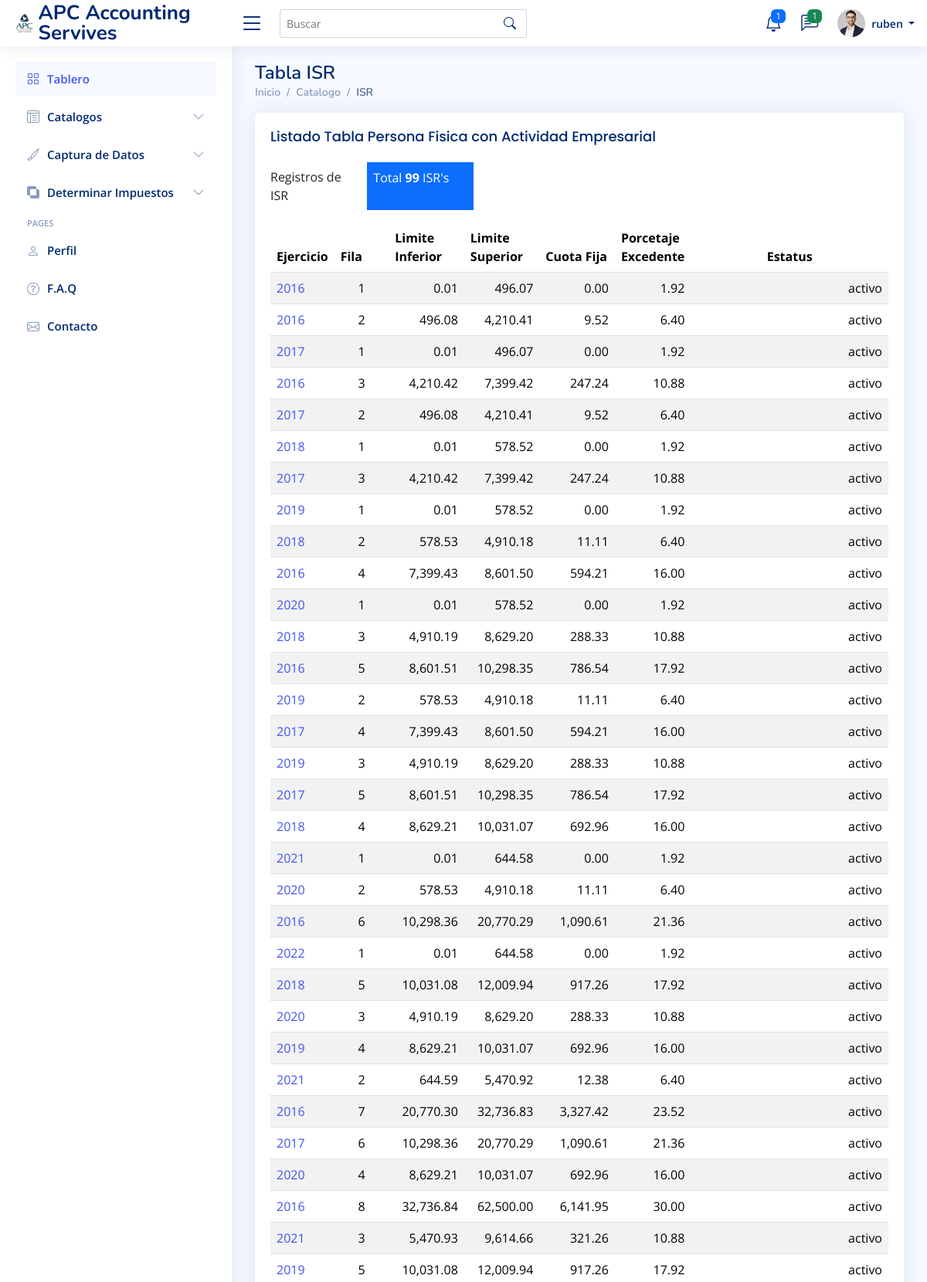
The page /tables-isr.php (signed in, upper part) on the database its author committed.
### tables this page shows
CREATE TABLE `tabla_isr` (
  `id` int(11) NOT NULL,
  `anio` varchar(4) NOT NULL,
  `fila` int(11) NOT NULL,
  `li` varchar(12) NOT NULL,
  `ls` varchar(12) NOT NULL,
  `cuota` varchar(12) NOT NULL,
  `por` varchar(5) NOT NULL,
  `estatus` varchar(12) NOT NULL
);

### php/isr.php (called while the page is built, shortened)
<?php
   class isr extends Sql {
    public static function obtenertodos(){
    	$sqlhelper = new Sql();
    	$sqlhelper->conectar();
    	$sql = "SELECT * FROM tabla_isr ORDER BY anio+fila";
    	$resultado = $sqlhelper->getmysqli()->query($sql);
        $isrs = array();
        while ($isr = $resultado->fetch_assoc()){
        	array_push($isrs, $isr);
        }
        return $isrs;
      }
 }
  ?>

### php/sql.php (called while the page is built)
<?php
   class Sql{
   	private $servidor='localhost';
   	private $usuario= 'adti';
   	private $pwd = 'Apcas123*';
   	private $bd = 'webdtax';
   	protected $mysqli = null;
   	public function conectar(){
   		$this->mysqli = new mysqli($this->servidor,$this->usuario,$this->pwd,$this->bd);
   	}
   	public function getmysqli(){
   		return $this->mysqli;
   	}
   }
 ?>

### tables-isr.php (the view, shortened to what this page needs)
<?php
  include('php/sql.php');
  include('php/isr.php');
    $isrs = isr::obtenertodos();
    $total_isrs = 0;
    foreach ($isrs as $isr) {
        $total_isrs += 1;
    }
?>
<!DOCTYPE html>
<html lang="es">
<head>
  <?php include "includes/scripts.php"; ?>
</head>
<body>
  <?php include "includes/header.php"; ?>
  <?php include "includes/sidebar.php"; ?>
  <main id="main" class="main">
    <div class="pagetitle">
      <h1>Tabla ISR</h1>
      <nav>
        <ol class="breadcrumb">
          <li class="breadcrumb-item"><a href="index.php">Inicio</a></li>
          <li class="breadcrumb-item">Catalogo</li>
          <li class="breadcrumb-item active">ISR</li>
        </ol>
      </nav>
    </div>
    <section class="section">
      <div class="row">
        <div class="col-lg-12">
          <div class="card">
            <div class="card-body">
              <h5 class="card-title">Listado Tabla Persona Fisica con Actividad Empresarial</h5>
              <div class="row mb-3">
                  <label class="col-sm-2 col-form-label">Registros de ISR</label>
                  <label class="text-bg-primary p-2 col-sm-2 col-form-label">Total <strong><?= $total_isrs; ?> </strong> ISR's </label>
              </div>
              <table class="table datatable table-striped table-hover">
                <thead>
                  <tr>
                    <th>Ejercicio</th>
                    <th>Fila</th>
                    <th>Limite Inferior</th>
                    <th>Limite Superior</th>
                    <th>Cuota Fija</th>
                    <th>Porcetaje Excedente</th>
                    <th style="text-align: center;">Estatus</th>
                  </tr>
                </thead>
                <tbody>
                <?php
                    foreach ($isrs as $isr) {
                      echo '<tr>';
                      echo '<td width="10%">
                        <a href="pages-isrs.php?id='.$isr['id'].'">'.$isr['anio'].' </a>
                            </td>';
                      echo '<td width="10%" style="text-align: center;">'.$isr['fila'].'</td>';
                      echo '<td width="10%" style="text-align: right;">'.number_format($isr['li'],2).'</td>';
                      echo '<td width="10%" style="text-align: right;">'.number_format($isr['ls'],2).'</td>';
                      echo '<td width="10%" style="text-align: right;">'.number_format($isr['cuota'],2).'</td>';
                      echo '<td width="10%" style="text-align: right;">'.$isr['por'].'</td>';
                      echo '<td width="40%" style="text-align: right;">'.$isr['estatus'].'</td>';
                      echo '</tr>';
                    }
                  ?>
                </tbody>
              </table>
            </div>
          </div>
        </div>
      </div>
    </section>
  </main>
</body>
</html>

### assets/css/style.css (style rules this page uses)
:root { scroll-behavior: smooth; }
body { font-family: "Open Sans", sans-serif; background: #f6f9ff; color: #444444; }
a { color: #4154f1; text-decoration: none; }
h1, h2, h3, h4, h5, h6 { font-family: "Nunito", sans-serif; }
#main { margin-top: 60px; padding: 20px 30px; transition: all 0.3s; }
.pagetitle { margin-bottom: 10px; }
.pagetitle h1 { font-size: 24px; margin-bottom: 0; font-weight: 600; color: #012970; }
.card { margin-bottom: 30px; border: none; border-radius: 5px; box-shadow: 0px 0 30px rgba(1, 41, 112, 0.1); }
.card-title { padding: 20px 0 15px 0; font-size: 18px; font-weight: 500; color: #012970; font-family: "Poppins", sans-serif; }
.card-body { padding: 0 20px 20px 20px; }
.breadcrumb { font-size: 14px; font-family: "Nunito", sans-serif; color: #899bbd; font-weight: 600; }
.breadcrumb a { color: #899bbd; transition: 0.3s; }
.breadcrumb .breadcrumb-item::before { color: #899bbd; }
.breadcrumb .active { color: #51678f; font-weight: 600; }
@media (min-width: 1200px) { #main, #footer { margin-left: 300px; } }

### rows shown on the page
tabla_isr: anio "2016", fila "1", li "0.01", ls "496.07", cuota "0.00", por "1.92", estatus "activo"
tabla_isr: anio "2016", fila "2", li "496.08", ls "4,210.41", cuota "9.52", por "6.40", estatus "activo"
tabla_isr: anio "2017", fila "1", li "0.01", ls "496.07", cuota "0.00", por "1.92", estatus "activo"
tabla_isr: anio "2016", fila "3", li "4,210.42", ls "7,399.42", cuota "247.24", por "10.88", estatus "activo"
tabla_isr: anio "2017", fila "2", li "496.08", ls "4,210.41", cuota "9.52", por "6.40", estatus "activo"
tabla_isr: anio "2018", fila "1", li "0.01", ls "578.52", cuota "0.00", por "1.92", estatus "activo"
tabla_isr: anio "2017", fila "3", li "4,210.42", ls "7,399.42", cuota "247.24", por "10.88", estatus "activo"
tabla_isr: anio "2019", fila "1", li "0.01", ls "578.52", cuota "0.00", por "1.92", estatus "activo"
tabla_isr: anio "2018", fila "2", li "578.53", ls "4,910.18", cuota "11.11", por "6.40", estatus "activo"
tabla_isr: anio "2016", fila "4", li "7,399.43", ls "8,601.50", cuota "594.21", por "16.00", estatus "activo"
tabla_isr: anio "2020", fila "1", li "0.01", ls "578.52", cuota "0.00", por "1.92", estatus "activo"
tabla_isr: anio "2018", fila "3", li "4,910.19", ls "8,629.20", cuota "288.33", por "10.88", estatus "activo"
tabla_isr: anio "2016", fila "5", li "8,601.51", ls "10,298.35", cuota "786.54", por "17.92", estatus "activo"
tabla_isr: anio "2019", fila "2", li "578.53", ls "4,910.18", cuota "11.11", por "6.40", estatus "activo"
tabla_isr: anio "2017", fila "4", li "7,399.43", ls "8,601.50", cuota "594.21", por "16.00", estatus "activo"
tabla_isr: anio "2019", fila "3", li "4,910.19", ls "8,629.20", cuota "288.33", por "10.88", estatus "activo"
tabla_isr: anio "2017", fila "5", li "8,601.51", ls "10,298.35", cuota "786.54", por "17.92", estatus "activo"
tabla_isr: anio "2018", fila "4", li "8,629.21", ls "10,031.07", cuota "692.96", por "16.00", estatus "activo"
tabla_isr: anio "2021", fila "1", li "0.01", ls "644.58", cuota "0.00", por "1.92", estatus "activo"
tabla_isr: anio "2020", fila "2", li "578.53", ls "4,910.18", cuota "11.11", por "6.40", estatus "activo"
tabla_isr: anio "2016", fila "6", li "10,298.36", ls "20,770.29", cuota "1,090.61", por "21.36", estatus "activo"
tabla_isr: anio "2022", fila "1", li "0.01", ls "644.58", cuota "0.00", por "1.92", estatus "activo"
tabla_isr: anio "2018", fila "5", li "10,031.08", ls "12,009.94", cuota "917.26", por "17.92", estatus "activo"
tabla_isr: anio "2020", fila "3", li "4,910.19", ls "8,629.20", cuota "288.33", por "10.88", estatus "activo"
tabla_isr: anio "2019", fila "4", li "8,629.21", ls "10,031.07", cuota "692.96", por "16.00", estatus "activo"
tabla_isr: anio "2021", fila "2", li "644.59", ls "5,470.92", cuota "12.38", por "6.40", estatus "activo"
tabla_isr: anio "2016", fila "7", li "20,770.30", ls "32,736.83", cuota "3,327.42", por "23.52", estatus "activo"
tabla_isr: anio "2017", fila "6", li "10,298.36", ls "20,770.29", cuota "1,090.61", por "21.36", estatus "activo"
tabla_isr: anio "2020", fila "4", li "8,629.21", ls "10,031.07", cuota "692.96", por "16.00", estatus "activo"
tabla_isr: anio "2016", fila "8", li "32,736.84", ls "62,500.00", cuota "6,141.95", por "30.00", estatus "activo"
tabla_isr: anio "2021", fila "3", li "5,470.93", ls "9,614.66", cuota "321.26", por "10.88", estatus "activo"
tabla_isr: anio "2019", fila "5", li "10,031.08", ls "12,009.94", cuota "917.26", por "17.92", estatus "activo"

### other values the page prints
$_SESSION['usuario'] "ruben"
$total_isrs "99"
